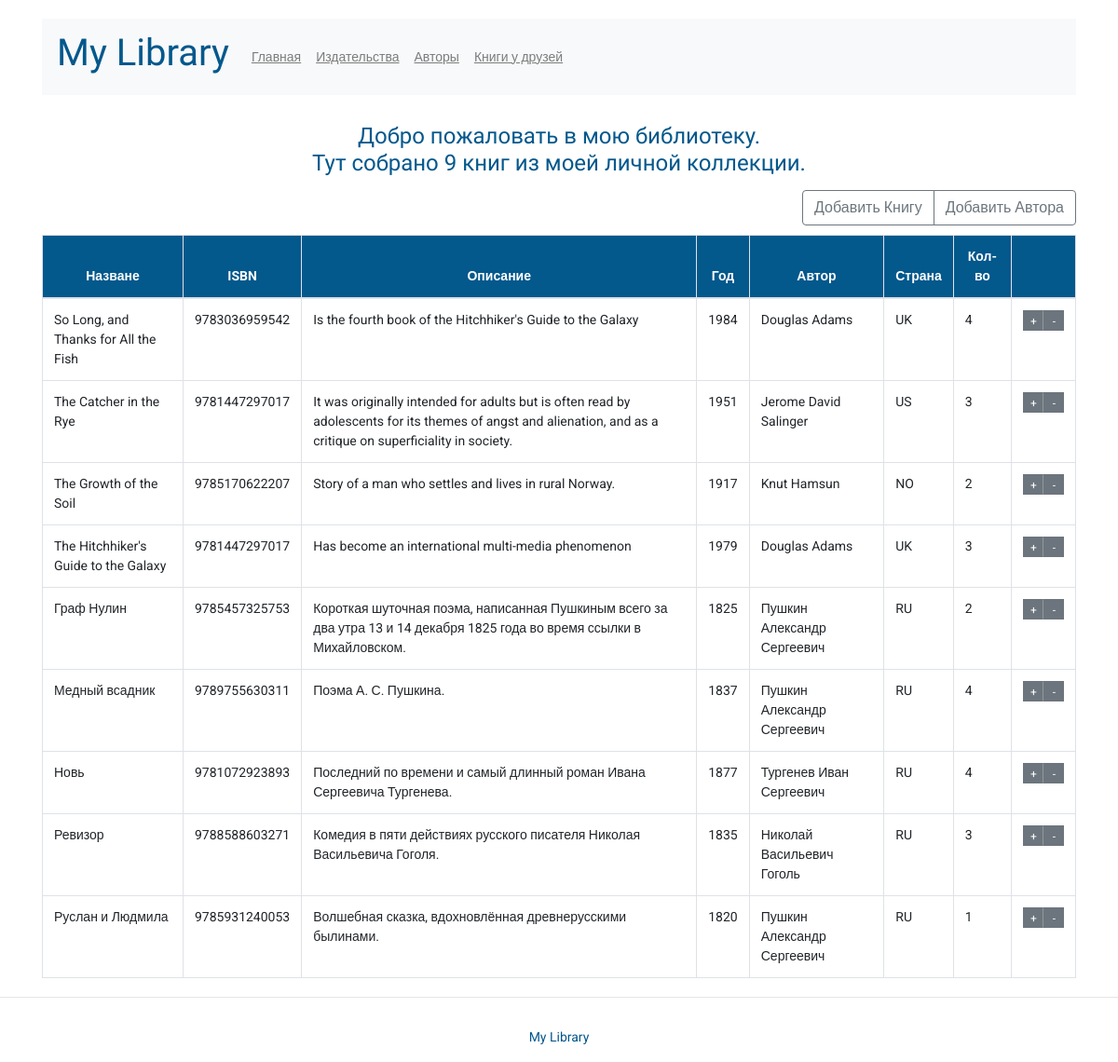
Before: / with the older database file.
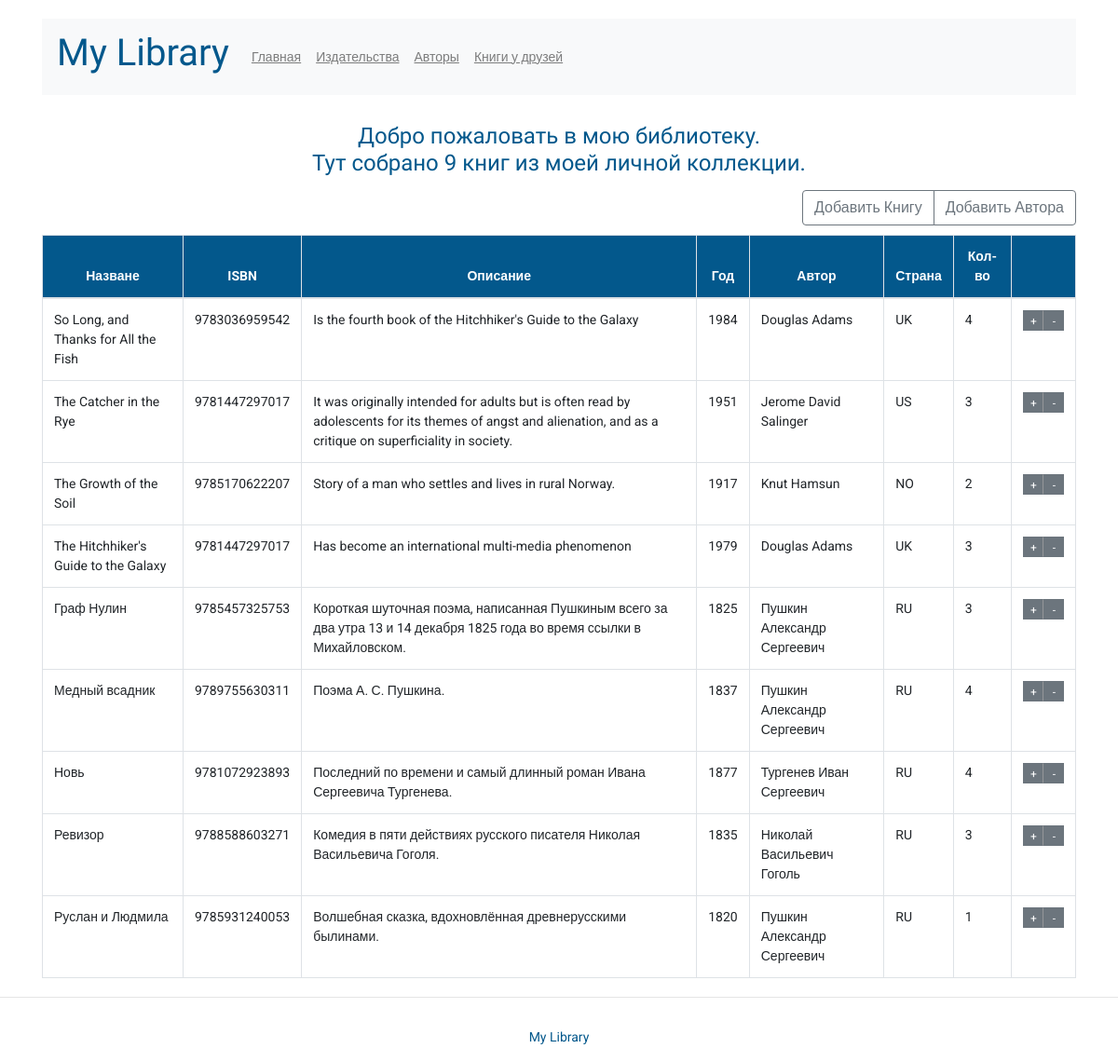
After: the same page with the newer database file.
### p_library/models.py (models this page shows, shortened)
class Book(models.Model):
    ISBN = models.CharField(max_length=13)
    title = models.TextField(verbose_name='Название')
    description = models.TextField(verbose_name='Описание')
    year_release = models.SmallIntegerField(verbose_name='Год издания')
    copy_count = models.SmallIntegerField(default=0, verbose_name='Кол-во', blank=True)
    price = models.DecimalField(max_digits=10, decimal_places=2, default=0, verbose_name='Цена', blank=True)
    author = models.ForeignKey(Author, on_delete=models.CASCADE, verbose_name='Автор', related_name='book_author')
    publisher = models.ForeignKey(Maker, on_delete=models.SET_DEFAULT, default=1, verbose_name='Издатель')
    friend_reader = models.ManyToManyField('p_library.Friend', related_name='book_reader', verbose_name='Читающие друзья', blank=True)
    class Meta:
        ordering = ['title']

class Author(models.Model):
    full_name = models.TextField(verbose_name=_("Имя автора"))
    birth_year = models.SmallIntegerField(verbose_name=_("Год рождения"))
    country = models.CharField(max_length=2, verbose_name=_("Страна"))

### p_library/views.py (the view)
# urls.py: path('', views.index),
def index(request):
    template = loader.get_template('index.html')
    books = Book.objects.all()
    biblio_data = {
        'title': 'мою библиотеку',
        'books': books,
    }
    return HttpResponse(template.render(biblio_data, request))

### templates/index.html (shortened to what this page needs)
{% extends 'base.html' %}
{% block content %}
<h4 class="text-center">Добро пожаловать в {{ title }}. <br>
    Тут собрано {{ books|length }} книг из моей личной коллекции.</h4>
<div class="btn-group add-btn-main-group" role="group">
    <a href="/book/create" class="btn btn-outline-secondary add-btn-main">Добавить Книгу</a>
    <a href="/author/create" class="btn btn-outline-secondary add-btn-main">Добавить Автора</a>
</div>
<table class="table table-bordered table-condensed">
    <thead>
        <tr class="text-center">
            <th>Назване</th>
            <th>ISBN</th>
            <th>Описание</th>
            <th>Год</th>
            <th>Автор</th>
            <th>Страна</th>
            <th>Кол-во</th>
            <th></th>
        </tr>
    </thead>
    <tbody>
        {% for book in books %}
        <tr>
            <td>{{ book.title }}</td>
            <td>{{ book.ISBN }}</td>
            <td>{{ book.description }}</td>
            <td>{{ book.year_release }}</td>
            <td>{{ book.author.full_name }}</td>
            <td>{{ book.author.country }}</td>
            <td>{{ book.copy_count }}</td>
            <td>
                <div class="btn-group" role="group" aria-label="Basic example">
                    <form action="/index/book_increment/" method="post" enctype="multipart/form-data">
                        <input class="btn btn-secondary right-border btn-small" type="submit" value="+">
                    </form>
                    <form action="/index/book_decrement/" method="post" enctype="multipart/form-data">
                        <input class="btn btn-secondary btn-small" type="submit" value="-">
                    </form>
                </div>
            </td>
        </tr>
        {% endfor %}
    </tbody>
</table>
{% endblock %}

Changed rows visible on the page:
changed Book "Граф Нулин": copy_count "2" → "3"
